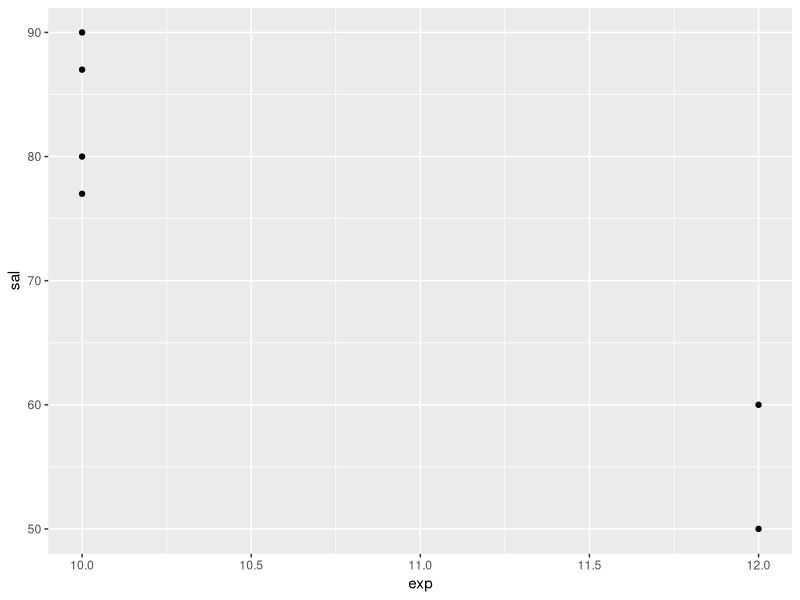
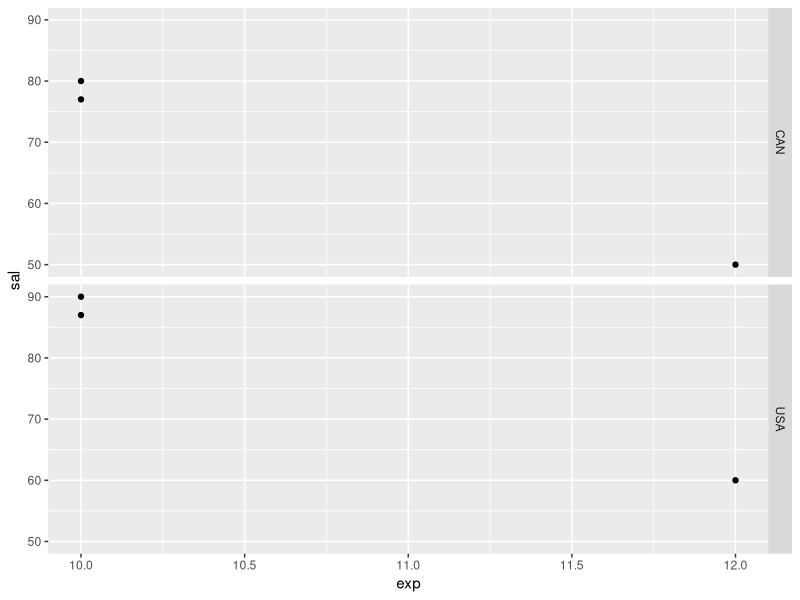

R code for these plots, in order:
# Install ggplot2
install.packages("ggplot2")

# Load ggplot2
library(ggplot2)

# Data for the plot
data = data.frame(
    exp = c(10, 10, 12, 10, 10 ,12),
    sal = c(90, 87, 60, 80, 77, 50),
    loc = c("USA", "USA", "USA", "CAN", "CAN", "CAN")

)


# Basic scatter chart
ggplot(data, aes(x=exp, y=sal)) + geom_point()


# Basic scatter chart with facet
ggplot(data, aes(x=exp, y=sal)) + 
    geom_point() + 
    facet_grid(rows = vars(loc))